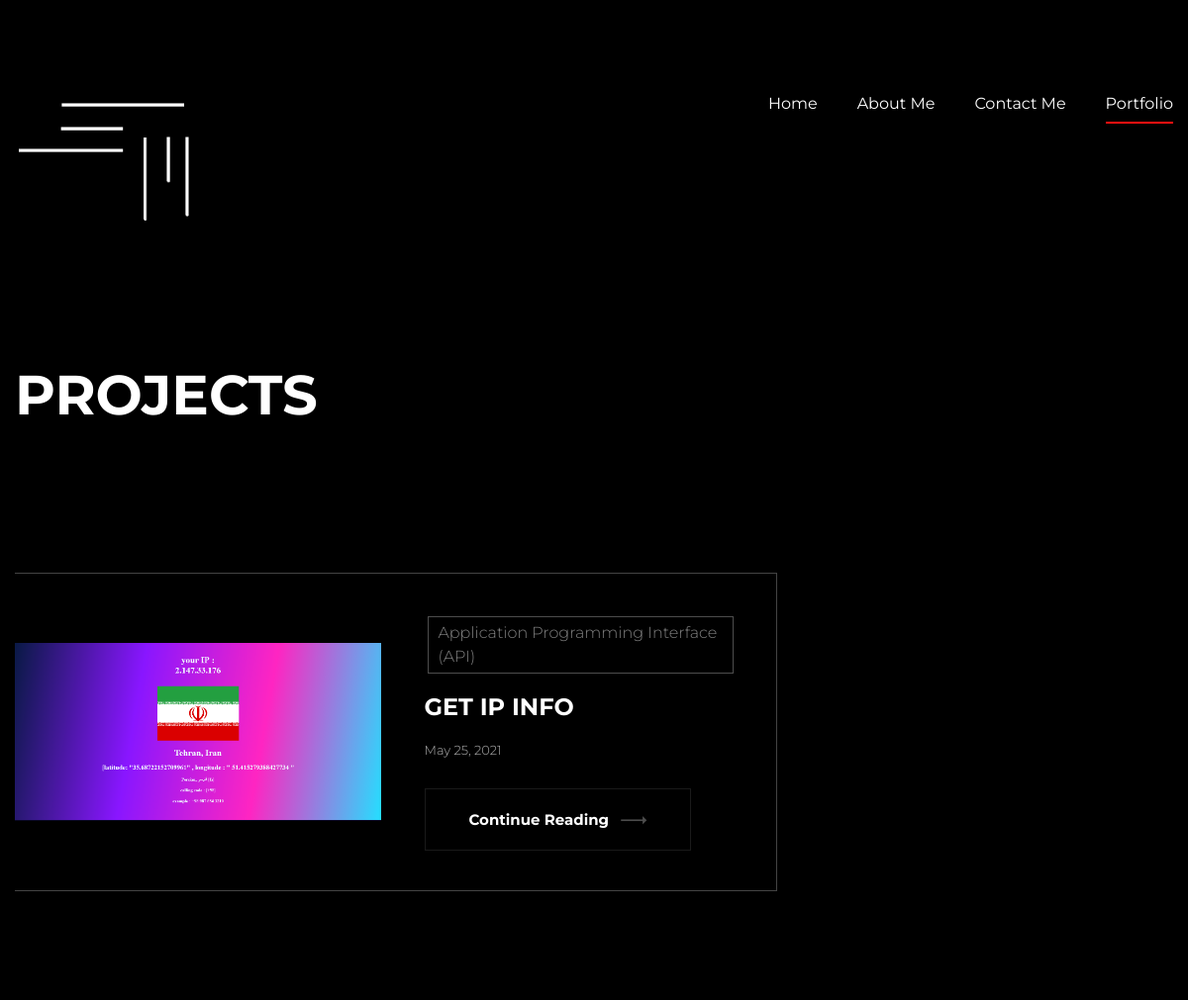
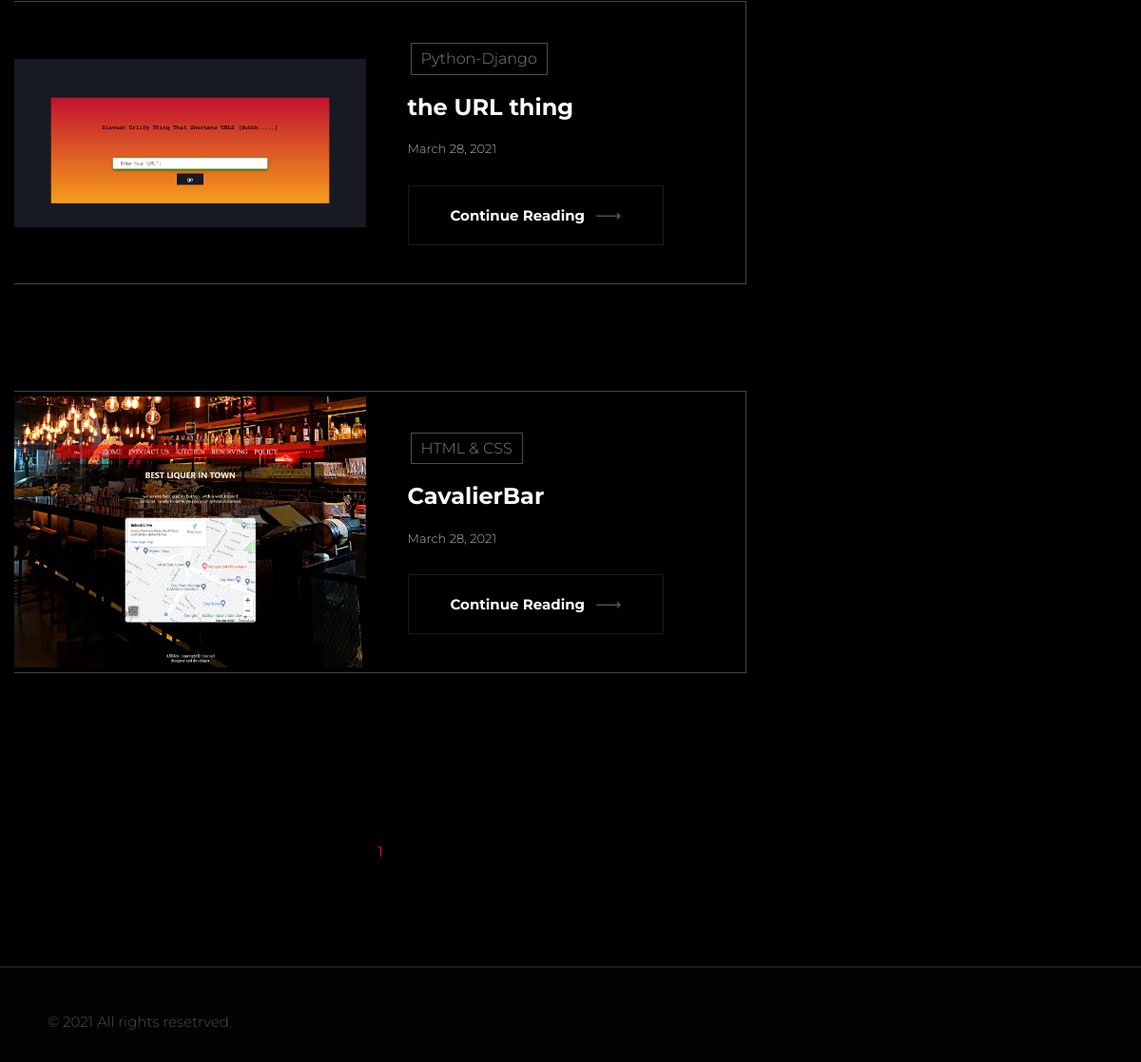
Before: /projects with the older database file (2 pictures, top to bottom).
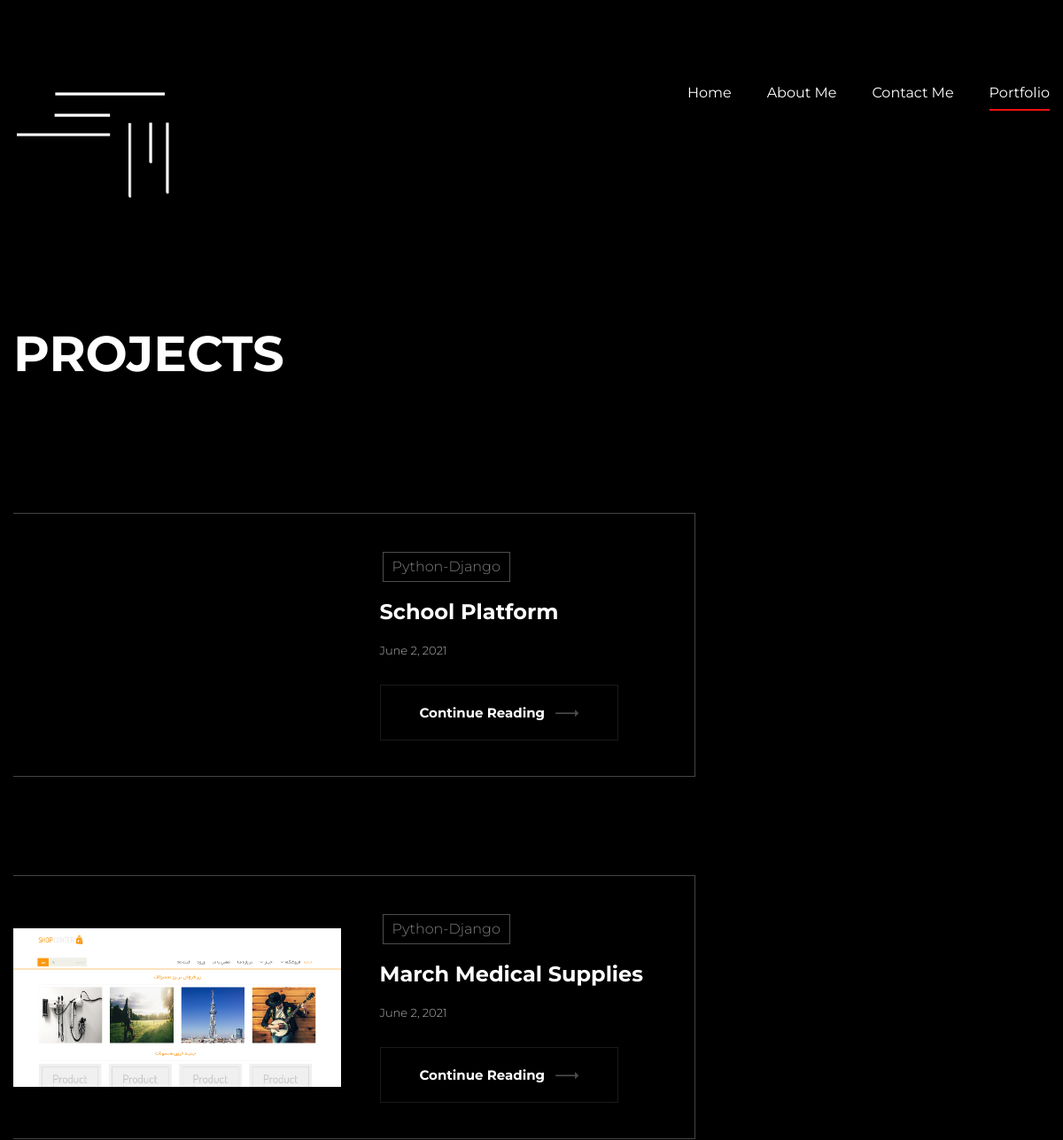
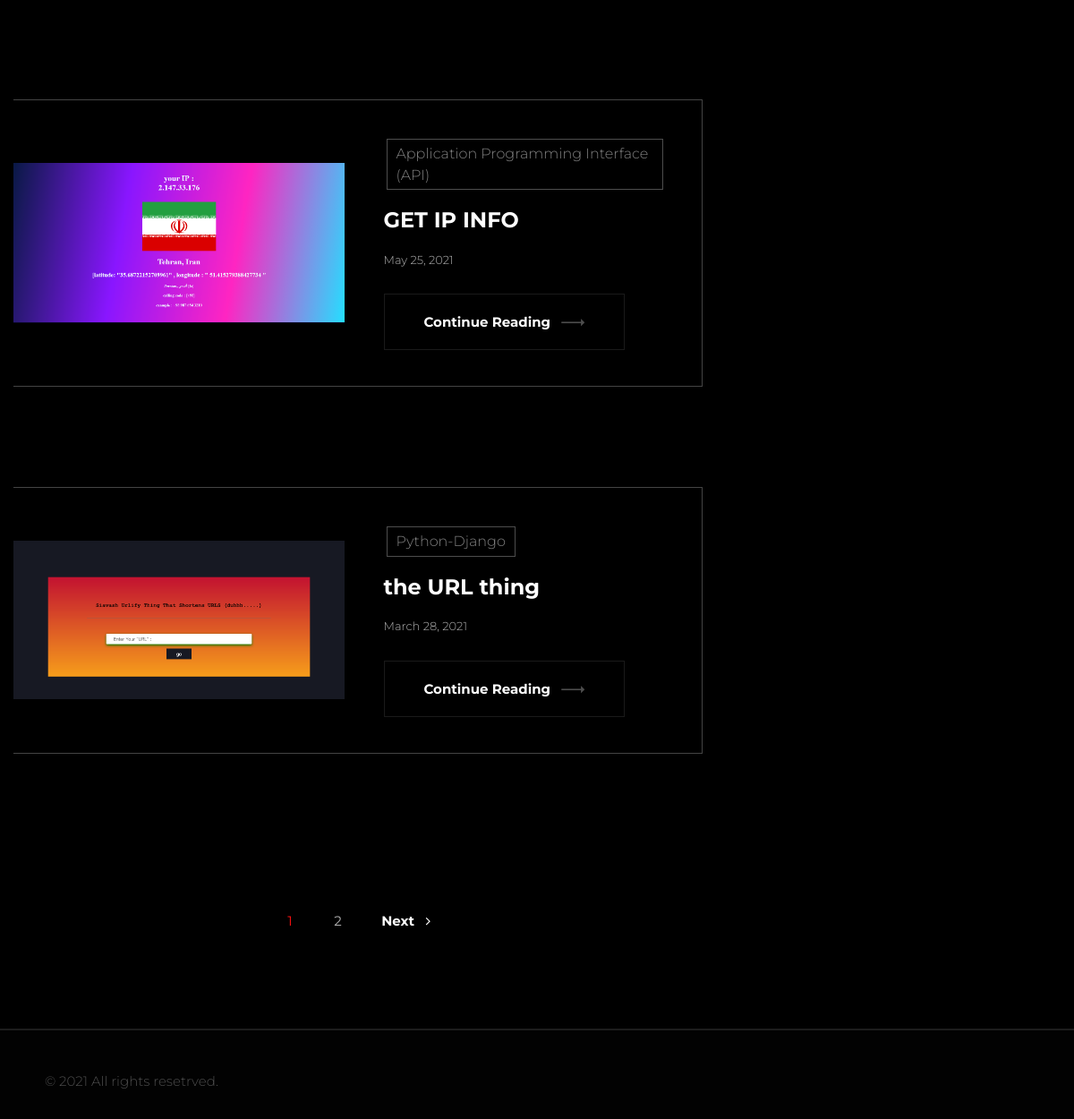
After: the same page with the newer database file (2 pictures, top to bottom).
### CVprojects/models.py (models this page shows, shortened)
class Project(models.Model):
    title       = models.CharField(max_length=50, blank=False)
    caption     = models.TextField(max_length=700, blank=False)
    slug        = models.SlugField(max_length=20, blank=True, unique=True)
    technology      = models.ManyToManyField(LANGUAGE, blank=True)
    category        = models.ManyToManyField(Categories, blank=True)
    key_features    = models.TextField(max_length=700, blank=True)
    source_code = models.CharField(max_length=200, blank=True)
    PreviwLink  = models.CharField(max_length=200, blank=True)
    imagMain    = models.ImageField(blank=False, upload_to=media_upload_path)
    views    = models.PositiveIntegerField(default=0)
    isActive = models.BooleanField(default=True)
    objects = ProjectsManager()
    timestamp = models.DateTimeField(auto_now_add=True)
    def get_absolute_url(self):
        return f"/projects/{self.slug}"

class Categories(models.Model):
    category = models.CharField(max_length=40)
    objects  = CategoryManager()
    def __str__(self):
        return self.category

### CVprojects/views.py (the view)
# urls.py: path('projects', projects),
def projects(request, *args, **kwargs):
    projectList = Project.objects.get_all_active().order_by('-timestamp')
    paginator = Paginator(projectList, 4, allow_empty_first_page=True)
    pageRequest = request.GET.get('page')
    pageObj = paginator.get_page(pageRequest)
    context = {
        'list'       :  pageObj,
        'paginator'  : paginator,
        'pageRequest': pageRequest
    }
    return render(request, 'projects.html', context)

### CVprojects/models.py (called while the page is built)
    def get_all_active(self):
        return self.get_queryset().filter(isActive=True)

### CVprojects/templates/projects.html (shortened to what this page needs)
{% load static %}
{% load render_partial %}
<!DOCTYPE html>
<html lang="en">
    <head>
        {% include 'components/head.html' %}
   </head>
<body>
    <div class="page-wrapper">
        {% include 'components/siteheader.html'%}
        <section class="page-title">
            <div class="auto-container">
                <h1>Projects</h1>
            </div>
        </section>
        <div class="sidebar-page-container">
            <div class="auto-container">
                <div class="row clearfix">
                    <div class="content-side col-lg-8 col-md-12 col-sm-12">
                        <div class="blog-details">
                            {% for project in list %}
                            <div class="news-block-two">
                                <div class="inner-box project-border">
                                    <div class="row clearfix">
                                        <div class="flex-align-center image-column col-lg-6 col-md-6 col-sm-12">
                                            <div class="inner-column">
                                                <div class="image">
                                                    <a href="{{project.get_absolute_url}}"><img src="{{project.imagMain.url}}" alt=""></a>
                                                </div>
                                            </div>
                                        </div>
                                        <div class="content-column col-lg-6 col-md-6 col-sm-12">
                                            <div class="inner-column">
                                                {% for cat in project.category.all %}
                                                <div class="category">{{cat}}</div>
                                                {%endfor%}
                                                <h4><a href="{{project.get_absolute_url}}">{{project.title}}</a></h4>
                                                <div class="post-date">{{project.timestamp | date}}</div>
                                                <a href="{{project.get_absolute_url}}" class="theme-btn btn-style-one">continue reading <span class="arrow flaticon-next-3"></span></a>
                                            </div>
                                        </div>
                                    </div>
                                </div>
                            </div>
                            <br><br><br>
                            {% endfor %}
                            <div class="paginator">
                                <ul class="styled-pagination">
                                    {% for num in paginator.page_range %}
                                    <li><a href="?page={{num}}" class="{% if num == list.number %}active{%endif%}">{{num}}</a></li>
                                    {%endfor%}
                                    {% if list.has_next %}
                                    <li class="next"><a href="?page={{list.next_page_number}}">Next &nbsp; <span class="fa fa-angle-right"></span></a></li>
                                    {% endif %}
                                </ul>
                            </div>
                        </div>
                    </div>
                </div>
            </div>
        </div>
        <footer class="main-footer">
            {% include 'components/footer.html' %}
        </footer>
    </div>
</body>
</html>

### templates/components/head.html (shortened to what this page needs)
{% load static %}
    <link href="{% static 'css/bootstrap.css' %}" rel="stylesheet">
    <link href="{% static 'css/style.css'     %}" rel="stylesheet">
    <link href="{% static 'css/responsive.css' %}" rel="stylesheet">
    <link href="{%static 'css/myCss.css' %}" rel="stylesheet">

### templates/components/siteheader.html (shortened to what this page needs)
{% load static %}
<header class="main-header fixed-header">
    <div class="header-upper">
        <div class="auto-container">
            <div class="clearfix">
                <div class="pull-left logo-box">
                    <div class="logo"><a href="/"><img src="{% static 'images/mylog.png' %}" alt="" title=""></a></div>
                </div>
                <div class="nav-outer clearfix">
                    <nav class="main-menu navbar-expand-md">
                        <div class="navbar-collapse collapse clearfix" id="navbarSupportedContent">
                            <ul class="navigation clearfix">
                                <li class="dropdown{% if request.path == '/' %} current{% endif %}"><a href="/">Home</a></li>
                                <li class="dropdown{% if request.path == '/about' %} current{% endif %}"><a href="/about">About Me</a> </li>
                                <li class="dropdown{% if request.path == '/contact' %} current{% endif %}"><a href="/contact">Contact Me</a></li>
                                <li class="dropdown{% if '/projects' in request.path %} current{% endif %}"><a href="/projects">Portfolio</a></li>
                            </ul>
                        </div>
                    </nav>
                </div>
            </div>
        </div>
    </div>
</header>

### templates/components/footer.html (shortened to what this page needs)
<div class="footer-bottom">
    <div class="outer-container">
        <div class="clearfix">
            <div class="pull-left">
                <div class="copyright">© 2021 All rights resetrved.</div>
            </div>
        </div>
    </div>
</div>

### templates/components/footerScripts.html (shortened to what this page needs)
{% load static %}

### assets/css/responsive.css (style rules this page uses)
@media only screen and (max-width: 5000px) { .page-wrapper { overflow:hidden; } }
@media only screen and (max-width: 1340px) { .page-wrapper { overflow:hidden; } }

### assets/css/myCss.css (style rules this page uses)
.category { margin: 3px; }
.flex-align-center { display: flex; align-items: center; }
.project-border { border: 1px solid rgba(255, 255, 255, 0.267) !important; border-left: none !important; }
.paginator { text-align: center; }
.logo { max-width: 200px; }

Changed rows visible on the page:
no longer on this page (row unchanged): Project: imagMain (picture), title "CavalierBar", timestamp "March 28, 2021"
no longer on this page (row unchanged): Categories: category "HTML & CSS", shown under "CavalierBar"
added Project: title "School Platform", timestamp "June 2, 2021", Categories (category "Python-Django")
added Project: imagMain (picture), title "March Medical Supplies", timestamp "June 2, 2021", Categories (category "Python-Django")
Other visible differences:
new list line: "2"
text now shown: "Next"
